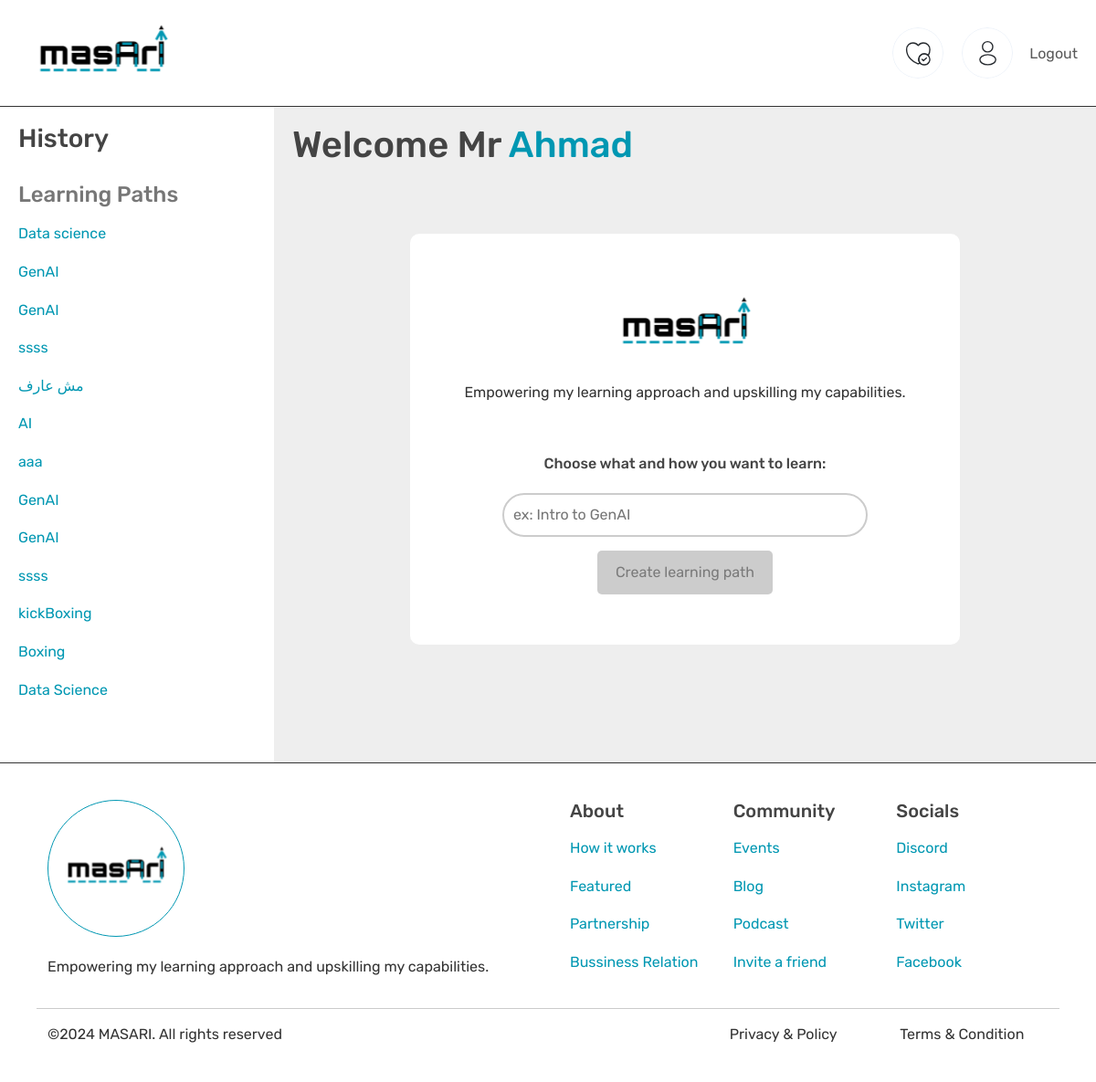
The app's page /dashboard (signed in) with its own data.
### app.py (models this page shows)
class LearningPaths(db.Model):
    id = db.Column(db.Integer, primary_key=True)
    title = db.Column(db.String(100), nullable=False)
    description = db.Column(db.Text, nullable=True)
    user_id = db.Column(db.Integer, db.ForeignKey('users.id'), nullable=False)

class Users(db.Model, UserMixin):
    id = db.Column(db.Integer, primary_key=True)
    username = db.Column(db.String(20), nullable=False, unique=True)
    password = db.Column(db.String(80), nullable=False)
    name = db.Column(db.String(100), nullable=False)
    birthdate = db.Column(db.Date)
    learning_paths = db.relationship('LearningPaths', backref='user', lazy=True)
    pdf_path = db.Column(db.String(150))  # Path to the CV file

### app.py (the view)
@app.route('/dashboard', methods=['GET', 'POST'])
@login_required
def dashboard():
    learning_paths = current_user.learning_paths
    return render_template('dashboard.html', name=current_user.name, learning_paths=learning_paths)

### app.py (called while the page is built)
@login_manager.user_loader
def load_user(user_id):
    return Users.query.get(int(user_id))

@app.context_processor
def inject_user_id():
    if current_user.is_authenticated:
        return {'userId': current_user.id}
    else:
        return {'userId': None}

### templates/dashboard.html (shortened to what this page needs)
{% extends 'base.html' %}
{% block content %}
<link href="{{ url_for('static', filename='css/dashboard.css') }}" rel="stylesheet">
    <aside class="sidebar">
        <h3>History</h3>
        <h4 class="sd-header">Learning Paths</h4>
        {% if learning_paths %}
            {% for path in learning_paths %}
                <p>
                    <a href="{{ url_for('learningpath', path_id=path.id) }}">{{ path.title }}</a>
                </p>
            {% endfor %}
        {% else %}
            <p>No learning paths available.</p>
        {% endif %}
    </aside>
    <div class="main-content">
        <h1>Welcome Mr <span style="color: #0097b2;">{{ name }}</span></h1>
        <div class="qa-card-holder">
            <div class="qa-card">
                <div class="qa-generate-header">
                    <div>
                        <img src="{{ url_for('static', filename='images/logo.svg') }}">
                    </div>
                    <p>Empowering my learning approach and upskilling my capabilities.</p>
                </div>
                <div class="qa-generate-container">
                    <h6>Choose what and how you want to learn:</h6>
                    <div class="input-wrapper">
                        <input type="text" class="styled-input" id="searchInput" placeholder="ex: Intro to GenAI">
                    </div>
                    <div class="buttons">
                        <button class="styled-button" id="pathButton" disabled>Create learning path</button>
                    </div>
                </div>
            </div>
        </div>
    </div>
{% endblock %}

### static/css/general.css (style rules this page uses)
body, html { margin: 0; padding: 0; box-sizing: border-box; }
body { font-family: "Rubik", sans-serif; font-optical-sizing: auto; font-style: normal; font-size: 16px; color: #333; }
.sidebar { flex: 0 0 auto; padding: 20px; width: 25%; }
.main-content { position: relative; flex: 1; background-color: #eee; padding: 20px; }
h1, h2, h3, h4, h5, h6 { font-family: 'Rubik', sans-serif; font-weight: 500; color: #444; }
p { line-height: 1.6; margin: 16px 0; }
a { color: #0097b2; text-decoration: none; transition: color 0.3s ease; }
.sidebar .sd-header { margin-top: 30px; color: #777; }
.qa-card-holder { display: flex; justify-content: center; align-items: center; height: 100%; }

### static/css/dashboard.css (style rules this page uses)
.qa-card { width: 70%; height: 450px; background-color: #fff; border-radius: 10px; display: flex; flex-direction: column ; justify-content: center; align-items: center; gap: 40px; margin-bottom: 100px; }
.qa-generate-header { display: flex; flex-direction: column ; justify-content: center; align-items: center; }
.qa-generate-container { gap: 15px; display: flex; flex-direction: column ; justify-content: center; align-items: center; }
.qa-generate-container .buttons { display: flex; gap: 30px; }
.qa-generate-container .buttons button { min-width: 150px; padding: 12px 20px; border: none; border-radius: 5px; font-size: 16px; cursor: pointer; transition: background-color 0.3s ease; }
.qa-generate-container .buttons button:disabled { background-color: #ccc; cursor: not-allowed; color: #7a7a7a; }
.qa-generate-container .styled-input { width: 400px; padding: 10px; border: 2px solid #ccc; border-radius: 50px; font-size: 16px; transition: border-color 0.3s ease; }

### records on screen
LearningPaths: title "Data science"
LearningPaths: title "GenAI"
LearningPaths: title "GenAI"
LearningPaths: title "ssss"
LearningPaths: title "مش عارف"
LearningPaths: title "AI"
LearningPaths: title "aaa"
LearningPaths: title "GenAI"
LearningPaths: title "GenAI"
LearningPaths: title "ssss"
LearningPaths: title "kickBoxing"
LearningPaths: title "Boxing"
LearningPaths: title "Data Science"
Users: name "Ahmad"
